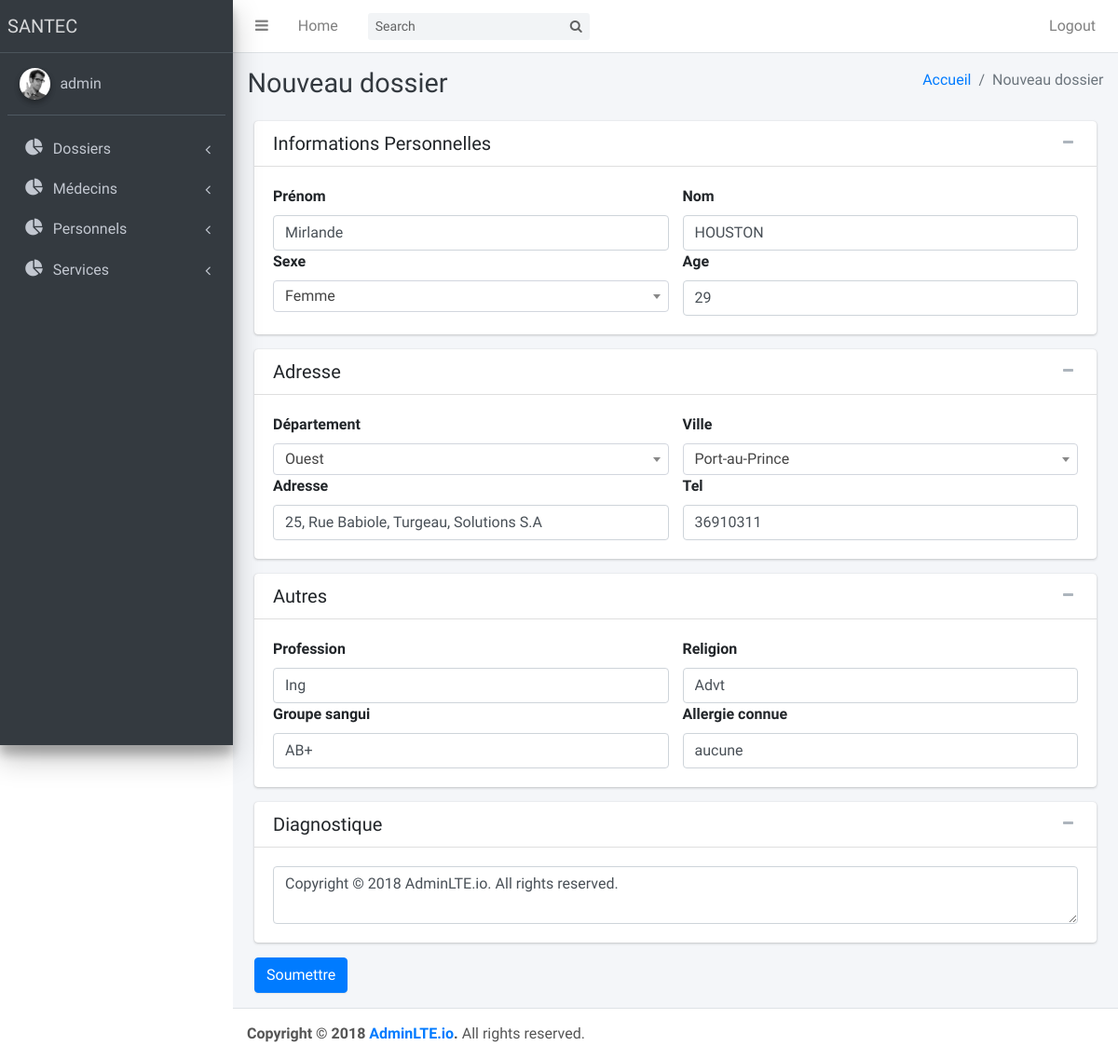
Page /editer_dossier/1/ (signed in) on the earlier database version.
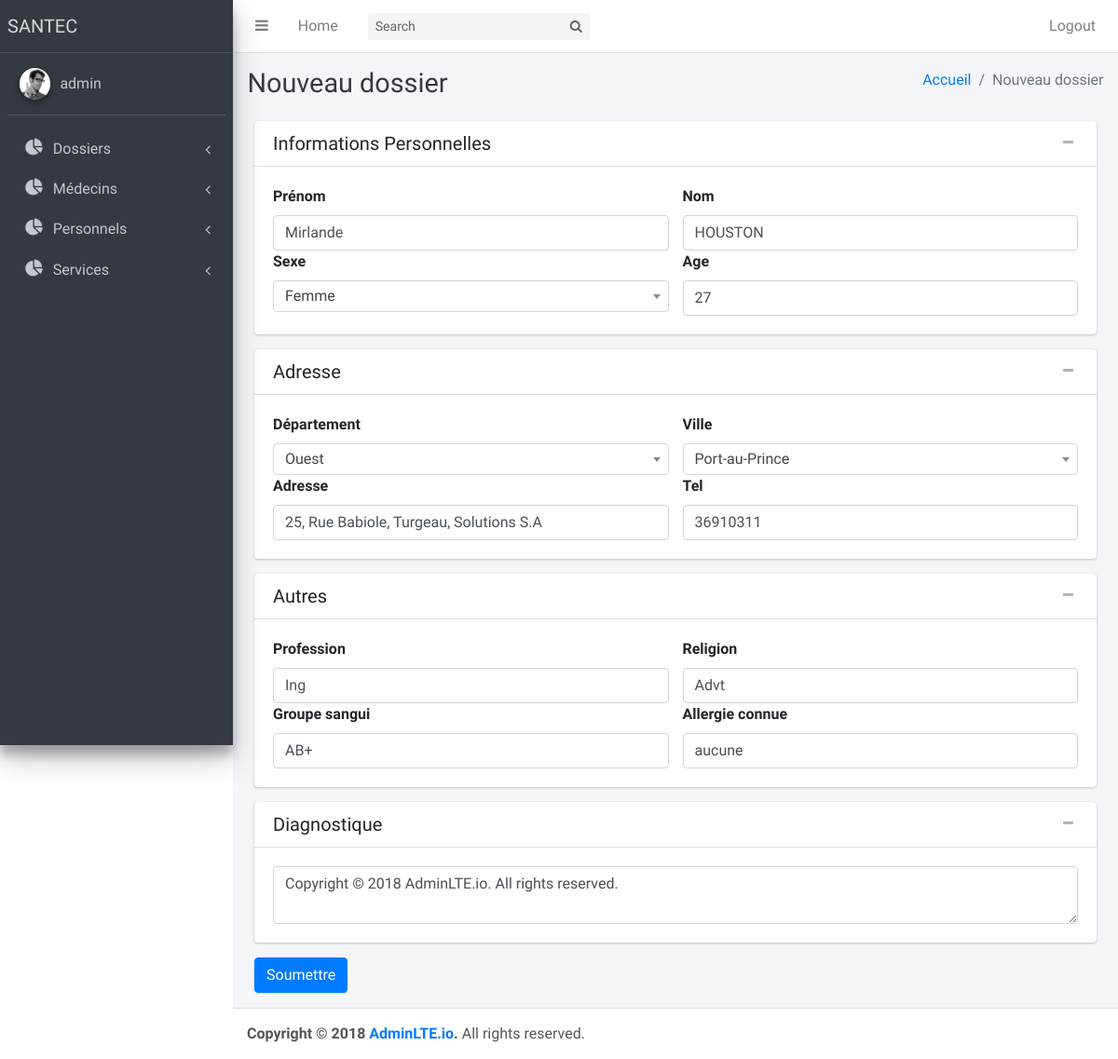
Same page on the later database version.
### santec/models.py (models this page shows)
class Dossier(models.Model):
	id_patient = models.ForeignKey(Patient, on_delete=models.CASCADE)
	diagnostique = models.TextField()
	id_antecedant = models.ForeignKey(Antecedant, on_delete=models.CASCADE, null=True)

class Patient(models.Model):
	id_personne = models.ForeignKey(Personne, on_delete=models.CASCADE)
	age = models.IntegerField(verbose_name="Age")
	sexe = models.CharField(verbose_name="Sexe", max_length=2)
	religion = models.CharField(verbose_name="Religion", max_length=255)
	personne_respon = models.CharField(verbose_name="Nom Personne Resposable", max_length=255)
	profession = models.CharField(verbose_name="Profession", max_length=255)
	groupe_sanguin = models.CharField(verbose_name="Groupe Sanguin", max_length=1)
	allergie_connu = models.CharField(verbose_name="Allergie Connu", max_length=255)

class Personne(models.Model):
	nom = models.CharField(verbose_name="Nom de la personne", max_length=255)
	prenom = models.CharField(verbose_name="Prenom de la personne", max_length=255)
	id_adresse = models.ForeignKey(Adresse, on_delete=models.CASCADE)
	telephone = models.CharField(verbose_name="Telephone", max_length=255)

class Adresse(models.Model):
	numero = models.CharField(max_length=255)
	rue = models.CharField(max_length=255)
	ville = models.CharField(max_length=255)
	departement = models.CharField(max_length=255)
	pays = models.CharField(max_length=255)

### santec/views.py (the view, shortened to what this page needs)
# urls.py: url('editer_dossier/(?P<num>[0-9]+)/$', views.editer_dossier, name="editer_dossier"),
def editer_dossier(request, num=0):
	if not request.user.is_authenticated():
		return HttpResponseRedirect("/login/")
	data = {'heading': 'Nouveau dossier'}
	dossier = get_object_or_404(Dossier, pk=num)
	data["form_action"] = "/editer_dossier/" + str(dossier.pk) + '/'
	data["dossier"] = dossier
	return render(request, "admin/ajouter_dossier.html", data)

### santec/templates/admin/ajouter_dossier.html (shortened to what the changed rows need)
{% extends 'admin/layout.html' %}
{% block 'content' %}
<div id="qbootstrap-contact">
    <div class="container">
        <div class="row">
            <div class="col-md-12 col-md-offset-">
                <form action="{{form_action}}" method="post" class="appointment-wrap animate-box">
                    <div class="card card-default">
                        <div class="card-body">
                            <div class="row">
                                <div class="col-md-6">
                                    <label for="fname">Prénom</label>
                                    <input type="text" id="fname" name="prenom" class="form-control"
                                           placeholder="entrez votre prenom" value="{{dossier.id_patient.id_personne.prenom}}">
                                </div>
                                <div class="col-md-6">
                                    <label for="lname">Nom</label>
                                    <input type="text" id="lname" name="nom" class="form-control"
                                           placeholder="entrez votre nom"  value="{{dossier.id_patient.id_personne.nom}}">
                                </div>
                            </div>
                            <div class="row">
                                <div class="col-md-6">
                                    <label for="age">Age</label>
                                    <input type="number" id="age" name="age" class="form-control" placeholder=""  value="{{dossier.id_patient.age}}">
                                </div>
                            </div>
                        </div>
                    </div>
                    <div class="card card-default">
                        <div class="card-body">
                            <div class="row">
                                <div class="col-md-6">
                                    <label for="adresse">Adresse</label>
                                    <input type="text" id="adresse" name="adresse" class="form-control"
                                           placeholder=""  value="{{dossier.id_patient.id_personne.id_adresse.rue}}">
                                </div>
                                <div class="col-md-6">
                                    <label for="tel">Tel</label>
                                    <input type="text" id="tel" name="tel" class="form-control"
                                           placeholder=""  value="{{dossier.id_patient.id_personne.telephone}}">
                                </div>
                            </div>
                        </div>
                    </div>
                    <div class="card card-default">
                        <div class="card-body">
                            <div class="row">
                                <div class="col-md-6">
                                    <label for="profession">Profession</label>
                                    <input type="text" id="profession" name="profession" class="form-control"
                                           placeholder=""  value="{{dossier.id_patient.profession}}">
                                </div>
                                <div class="col-md-6">
                                    <label for="religion">Religion</label>
                                    <input type="text" id="religion" name="religion" class="form-control"
                                           placeholder="" value="{{dossier.id_patient.religion}}">
                                </div>
                            </div>
                            <div class="row">
                                <div class="col-md-6">
                                    <label for="gsanguin">Groupe sangui</label>
                                    <input type="text" id="gsanguin" name="gsanguin" class="form-control"
                                           placeholder=""  value="{{dossier.id_patient.groupe_sanguin}}">
                                </div>
                                <div class="col-md-6">
                                    <label for="allergie">Allergie connue</label>
                                    <input type="text" id="allergie" name="allergie" class="form-control"
                                           placeholder="" value="{{dossier.id_patient.allergie_connu}}">
                                </div>
                            </div>
                        </div>
                    </div>
                    <div class="card card-default">
                        <div class="card-body">
                            <div class="row">
                                <div class="col-md-12">
                                    <textarea type="text" id="diagnostic" name="diagnostic" class="form-control"
                                              placeholder="Enter...">{{dossier.diagnostique}}</textarea>
                                </div>
                            </div>
                        </div>
                    </div>
                </form>
            </div>
        </div>
    </div>
</div>
{% endblock %}

Differences in the rows shown:
changed through a linked row, Dossier "Mirlande": age "29" → "27"
